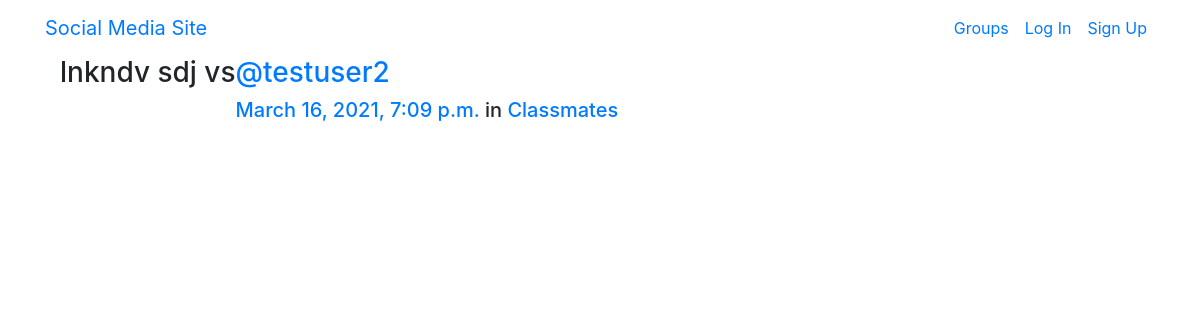
Page /posts/by/testuser2/11/ on the committed database.
### posts/models.py (models this page shows, shortened)
class Post(models.Model):
    user = models.ForeignKey(User,related_name='posts',on_delete=models.CASCADE)
    created_at = models.DateTimeField(auto_now=True)
    message = models.TextField()
    message_html = models.TextField(editable=False)
    group = models.ForeignKey(Group,related_name='posts',null=True,blank=True,on_delete=models.CASCADE)
    class Meta:
        ordering = ['-created_at']
        unique_together = ['user','message']

### groups/models.py (models this page shows, shortened)
class Group(models.Model):
    name = models.CharField(max_length=255,unique=True)
    slug = models.SlugField(allow_unicode=True,unique=True)
    description = models.TextField(blank=True,default='')
    description_html = models.TextField(editable=False,default='',blank=True)
    members = models.ManyToManyField(User,through='GroupMember')
    class Meta:
        ordering = ['name']

### posts/views.py (the view)
# urls.py: path('by/<username>/<int:pk>/',views.PostDetail.as_view(),name='single'),
class PostDetail(SelectRelatedMixin,generic.DetailView):
    model = models.Post
    select_related = ('user','group')
    def get_queryset(self):
        queryset = super().get_queryset()
        return queryset.filter(user__username__iexact=self.kwargs.get('username'))

### posts/templates/posts/post_detail.html
{% extends "posts/post_base.html" %}
{% block post_content %}
<div class="col-md-8">
  {% include "posts/_post.html" %}
</div>
{% endblock %}

### posts/templates/posts/_post.html (shortened to what this page needs)
<div class="post media">
  <h3>{{post.message_html|safe}}</h3>
  <div class="media-body">
    <h3 class='mr-5'><a href="{% url 'posts:for_user' username=post.user.username %}">@{{post.user.username}}</a></h3>
    <h5>
    <time class='time'>
      <a href="{% url 'posts:single' username=post.user.username pk=post.pk %}">{{post.created_at}}</a>
    </time>
    {% if post.group %}
			<span class="group-name">in <a href="#">{{ post.group.name }}</a></span>
		{% endif %}
    </h5>
  </div>
</div>

### rows in the picture
Post: message_html "lnkndv sdj vs", user.username "testuser2", created_at "March 16, 2021, 7:09 p.m.", group.name "Classmates"
